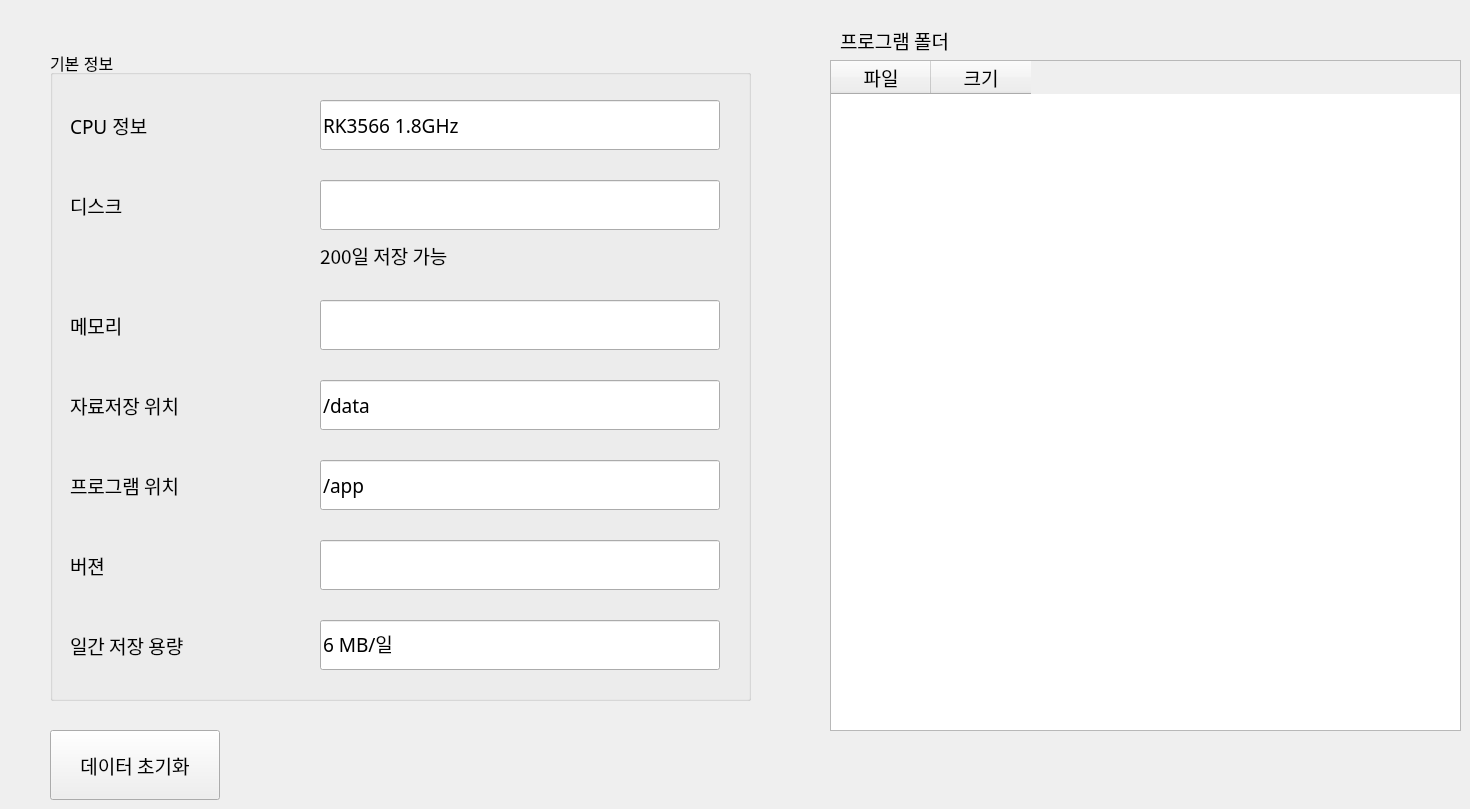
   <widget class="QWidget" name="systeminfo">
    <widget class="QTableWidget" name="tableProgram">
     <property name="geometry">
      <rect>
       <x>830</x>
       <y>60</y>
       <width>631</width>
       <height>671</height>
      </rect>
     </property>
     <property name="font">
      <font>
       <family>나눔고딕코딩</family>
       <pointsize>14</pointsize>
      </font>
     </property>
     <property name="editTriggers">
      <set>QAbstractItemView::NoEditTriggers</set>
     </property>
     <property name="selectionMode">
      <enum>QAbstractItemView::MultiSelection</enum>
     </property>
     <property name="selectionBehavior">
      <enum>QAbstractItemView::SelectRows</enum>
     </property>
     <column>
      <property name="text">
       <string>파일</string>
      </property>
      <property name="font">
       <font>
        <pointsize>14</pointsize>
       </font>
      </property>
     </column>
     <column>
      <property name="text">
       <string>크기</string>
      </property>
      <property name="font">
       <font>
        <pointsize>14</pointsize>
       </font>
      </property>
     </column>
    </widget>
    <widget class="QLabel" name="programLabel">
     <property name="geometry">
      <rect>
       <x>840</x>
       <y>30</y>
       <width>221</width>
       <height>21</height>
      </rect>
     </property>
     <property name="font">
      <font>
       <family>나눔고딕코딩</family>
       <pointsize>14</pointsize>
      </font>
     </property>
     <property name="text">
      <string>프로그램 폴더</string>
     </property>
    </widget>
    <widget class="QGroupBox" name="groupBox_5">
     <property name="geometry">
      <rect>
       <x>50</x>
       <y>50</y>
       <width>701</width>
       <height>651</height>
      </rect>
     </property>
     <property name="font">
      <font>
       <pointsize>12</pointsize>
      </font>
     </property>
     <property name="title">
      <string>기본 정보</string>
     </property>
     <widget class="MyLineEdit" name="Location_2">
      <property name="geometry">
       <rect>
        <x>270</x>
        <y>50</y>
        <width>400</width>
        <height>50</height>
       </rect>
      </property>
      <property name="font">
       <font>
        <family>나눔고딕코딩</family>
        <pointsize>14</pointsize>
       </font>
      </property>
      <property name="text">
       <string>RK3566 1.8GHz</string>
      </property>
      <property name="readOnly">
       <bool>true</bool>
      </property>
     </widget>
     <widget class="QLabel" name="label_18">
      <property name="geometry">
       <rect>
        <x>20</x>
        <y>50</y>
        <width>150</width>
        <height>50</height>
       </rect>
      </property>
      <property name="font">
       <font>
        <family>나눔고딕코딩</family>
        <pointsize>14</pointsize>
       </font>
      </property>
      <property name="text">
       <string>CPU 정보</string>
      </property>
     </widget>
     <widget class="MyLineEdit" name="disk">
      <property name="geometry">
       <rect>
        <x>270</x>
        <y>130</y>
        <width>400</width>
        <height>50</height>
       </rect>
      </property>
      <property name="font">
       <font>
        <family>나눔고딕코딩</family>
        <pointsize>14</pointsize>
       </font>
      </property>
      <property name="readOnly">
       <bool>true</bool>
      </property>
     </widget>
     <widget class="QLabel" name="label_19">
      <property name="geometry">
       <rect>
        <x>20</x>
        <y>130</y>
        <width>150</width>
        <height>50</height>
       </rect>
      </property>
      <property name="font">
       <font>
        <family>나눔고딕코딩</family>
        <pointsize>14</pointsize>
       </font>
      </property>
      <property name="text">
       <string>디스크</string>
      </property>
     </widget>
     <widget class="MyLineEdit" name="memory">
      <property name="geometry">
       <rect>
        <x>270</x>
        <y>250</y>
        <width>400</width>
        <height>50</height>
       </rect>
      </property>
      <property name="font">
       <font>
        <family>나눔고딕코딩</family>
        <pointsize>14</pointsize>
       </font>
      </property>
      <property name="readOnly">
       <bool>true</bool>
      </property>
     </widget>
     <widget class="QLabel" name="label_20">
      <property name="geometry">
       <rect>
        <x>20</x>
        <y>250</y>
        <width>150</width>
        <height>50</height>
       </rect>
      </property>
      <property name="font">
       <font>
        <family>나눔고딕코딩</family>
        <pointsize>14</pointsize>
       </font>
      </property>
      <property name="text">
       <string>메모리</string>
      </property>
     </widget>
     <widget class="MyLineEdit" name="Location_5">
      <property name="geometry">
       <rect>
        <x>270</x>
        <y>410</y>
        <width>400</width>
        <height>50</height>
       </rect>
      </property>
      <property name="font">
       <font>
        <family>나눔고딕코딩</family>
        <pointsize>14</pointsize>
       </font>
      </property>
      <property name="text">
       <string>/app</string>
      </property>
      <property name="readOnly">
       <bool>true</bool>
      </property>
     </widget>
     <widget class="QLabel" name="label_21">
      <property name="geometry">
       <rect>
        <x>20</x>
        <y>410</y>
        <width>171</width>
        <height>50</height>
       </rect>
      </property>
      <property name="font">
       <font>
        <family>나눔고딕코딩</family>
        <pointsize>14</pointsize>
       </font>
      </property>
      <property name="text">
       <string>프로그램 위치</string>
      </property>
     </widget>
     <widget class="MyLineEdit" name="Location_6">
      <property name="geometry">
       <rect>
        <x>270</x>
        <y>330</y>
        <width>400</width>
        <height>50</height>
       </rect>
      </property>
      <property name="font">
       <font>
        <family>나눔고딕코딩</family>
        <pointsize>14</pointsize>
       </font>
      </property>
      <property name="text">
       <string>/data</string>
      </property>
      <property name="readOnly">
       <bool>true</bool>
      </property>
     </widget>
     <widget class="QLabel" name="label_22">
      <property name="geometry">
       <rect>
        <x>20</x>
        <y>330</y>
        <width>161</width>
        <height>50</height>
       </rect>
      </property>
      <property name="font">
       <font>
        <family>나눔고딕코딩</family>
        <pointsize>14</pointsize>
       </font>
      </property>
      <property name="text">
       <string>자료저장 위치</string>
      </property>
     </widget>
     <widget class="MyLineEdit" name="Password">
      <property name="geometry">
       <rect>
        <x>270</x>
        <y>570</y>
        <width>400</width>
        <height>50</height>
       </rect>
      </property>
      <property name="font">
       <font>
        <family>나눔고딕코딩</family>
        <pointsize>14</pointsize>
       </font>
      </property>
      <property name="text">
       <string>6 MB/일</string>
      </property>
      <property name="readOnly">
       <bool>true</bool>
      </property>
     </widget>
     <widget class="QLabel" name="label_23">
      <property name="geometry">
       <rect>
        <x>20</x>
        <y>570</y>
        <width>191</width>
        <height>50</height>
       </rect>
      </property>
      <property name="font">
       <font>
        <family>나눔고딕코딩</family>
        <pointsize>14</pointsize>
       </font>
      </property>
      <property name="text">
       <string>일간 저장 용량</string>
      </property>
     </widget>
     <widget class="QLabel" name="label_25">
      <property name="geometry">
       <rect>
        <x>20</x>
        <y>490</y>
        <width>150</width>
        <height>50</height>
       </rect>
      </property>
      <property name="font">
       <font>
        <family>나눔고딕코딩</family>
        <pointsize>14</pointsize>
       </font>
      </property>
      <property name="text">
       <string>버젼</string>
      </property>
     </widget>
     <widget class="MyLineEdit" name="Version">
      <property name="geometry">
       <rect>
        <x>270</x>
        <y>490</y>
        <width>400</width>
        <height>50</height>
       </rect>
      </property>
      <property name="font">
       <font>
        <family>나눔고딕코딩</family>
        <pointsize>14</pointsize>
       </font>
      </property>
      <property name="readOnly">
       <bool>true</bool>
      </property>
     </widget>
     <widget class="QLabel" name="label_message">
      <property name="geometry">
       <rect>
        <x>270</x>
        <y>190</y>
        <width>341</width>
        <height>30</height>
       </rect>
      </property>
      <property name="font">
       <font>
        <family>나눔고딕코딩</family>
        <pointsize>14</pointsize>
       </font>
      </property>
      <property name="text">
       <string>200일 저장 가능</string>
      </property>
     </widget>
    </widget>
    <widget class="QPushButton" name="DataDelete">
     <property name="geometry">
      <rect>
       <x>50</x>
       <y>730</y>
       <width>170</width>
       <height>70</height>
      </rect>
     </property>
     <property name="font">
      <font>
       <family>나눔고딕코딩</family>
       <pointsize>14</pointsize>
      </font>
     </property>
     <property name="text">
      <string>데이터 초기화</string>
     </property>
    </widget>
   </widget>
